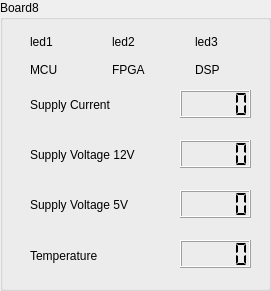
       <widget class="QGroupBox" name="groupBox_8">
        <property name="geometry">
         <rect>
          <x>850</x>
          <y>450</y>
          <width>271</width>
          <height>291</height>
         </rect>
        </property>
        <property name="styleSheet">
         <string notr="true">font: 10pt &quot;Arial&quot;;</string>
        </property>
        <property name="title">
         <string>Board8</string>
        </property>
        <widget class="QLabel" name="labCurrentBoard8">
         <property name="geometry">
          <rect>
           <x>30</x>
           <y>90</y>
           <width>121</width>
           <height>30</height>
          </rect>
         </property>
         <property name="styleSheet">
          <string notr="true">font: 10pt &quot;Arial&quot;;</string>
         </property>
         <property name="text">
          <string>Supply Current</string>
         </property>
        </widget>
        <widget class="QLCDNumber" name="lcdNumberTempeBoard8">
         <property name="geometry">
          <rect>
           <x>180</x>
           <y>240</y>
           <width>71</width>
           <height>28</height>
          </rect>
         </property>
         <property name="segmentStyle">
          <enum>QLCDNumber::Flat</enum>
         </property>
        </widget>
        <widget class="QLCDNumber" name="lcdNumberVoltage5Board8">
         <property name="geometry">
          <rect>
           <x>180</x>
           <y>190</y>
           <width>71</width>
           <height>28</height>
          </rect>
         </property>
         <property name="segmentStyle">
          <enum>QLCDNumber::Flat</enum>
         </property>
        </widget>
        <widget class="QLabel" name="labTempBoard8">
         <property name="geometry">
          <rect>
           <x>30</x>
           <y>240</y>
           <width>150</width>
           <height>31</height>
          </rect>
         </property>
         <property name="styleSheet">
          <string notr="true">font: 10pt &quot;Arial&quot;;</string>
         </property>
         <property name="text">
          <string>Temperature</string>
         </property>
        </widget>
        <widget class="QLCDNumber" name="lcdNumberCurrentBoard8">
         <property name="geometry">
          <rect>
           <x>180</x>
           <y>90</y>
           <width>71</width>
           <height>28</height>
          </rect>
         </property>
         <property name="segmentStyle">
          <enum>QLCDNumber::Flat</enum>
         </property>
        </widget>
        <widget class="QLabel" name="labVoltage12Board8">
         <property name="geometry">
          <rect>
           <x>30</x>
           <y>140</y>
           <width>141</width>
           <height>30</height>
          </rect>
         </property>
         <property name="styleSheet">
          <string notr="true">font: 10pt &quot;Arial&quot;;</string>
         </property>
         <property name="text">
          <string>Supply Voltage 12V</string>
         </property>
        </widget>
        <widget class="QLCDNumber" name="lcdNumberVoltage12Board8">
         <property name="geometry">
          <rect>
           <x>180</x>
           <y>140</y>
           <width>71</width>
           <height>28</height>
          </rect>
         </property>
         <property name="segmentStyle">
          <enum>QLCDNumber::Flat</enum>
         </property>
        </widget>
        <widget class="QLabel" name="labVoltage5Board8">
         <property name="geometry">
          <rect>
           <x>30</x>
           <y>190</y>
           <width>170</width>
           <height>30</height>
          </rect>
         </property>
         <property name="styleSheet">
          <string notr="true">font: 10pt &quot;Arial&quot;;</string>
         </property>
         <property name="text">
          <string>Supply Voltage 5V</string>
         </property>
        </widget>
        <widget class="QWidget" name="gridLayoutWidget_11">
         <property name="geometry">
          <rect>
           <x>30</x>
           <y>30</y>
           <width>241</width>
           <height>51</height>
          </rect>
         </property>
         <layout class="QGridLayout" name="gridLayout_11">
          <item row="0" column="1">
           <widget class="QLabel" name="labFPGALEDBoard8">
            <property name="styleSheet">
             <string notr="true">font: 10pt &quot;Arial&quot;;</string>
            </property>
            <property name="text">
             <string>led2</string>
            </property>
           </widget>
          </item>
          <item row="0" column="2">
           <widget class="QLabel" name="labDSPLEDBoard8">
            <property name="styleSheet">
             <string notr="true">font: 10pt &quot;Arial&quot;;</string>
            </property>
            <property name="text">
             <string>led3</string>
            </property>
           </widget>
          </item>
          <item row="0" column="0">
           <widget class="QLabel" name="labMCULEDBoard8">
            <property name="styleSheet">
             <string notr="true">font: 10pt &quot;Arial&quot;;</string>
            </property>
            <property name="text">
             <string>led1</string>
            </property>
           </widget>
          </item>
          <item row="1" column="0">
           <widget class="QLabel" name="labMCUstatusBoard8">
            <property name="styleSheet">
             <string notr="true">font: 10pt &quot;Arial&quot;;</string>
            </property>
            <property name="text">
             <string>MCU</string>
            </property>
           </widget>
          </item>
          <item row="1" column="1">
           <widget class="QLabel" name="labFPGAstatusBoard8">
            <property name="styleSheet">
             <string notr="true">font: 10pt &quot;Arial&quot;;</string>
            </property>
            <property name="text">
             <string>FPGA</string>
            </property>
           </widget>
          </item>
          <item row="1" column="2">
           <widget class="QLabel" name="labDSPstatusBoard8">
            <property name="styleSheet">
             <string notr="true">font: 10pt &quot;Arial&quot;;</string>
            </property>
            <property name="text">
             <string>DSP</string>
            </property>
           </widget>
          </item>
         </layout>
        </widget>
       </widget>
